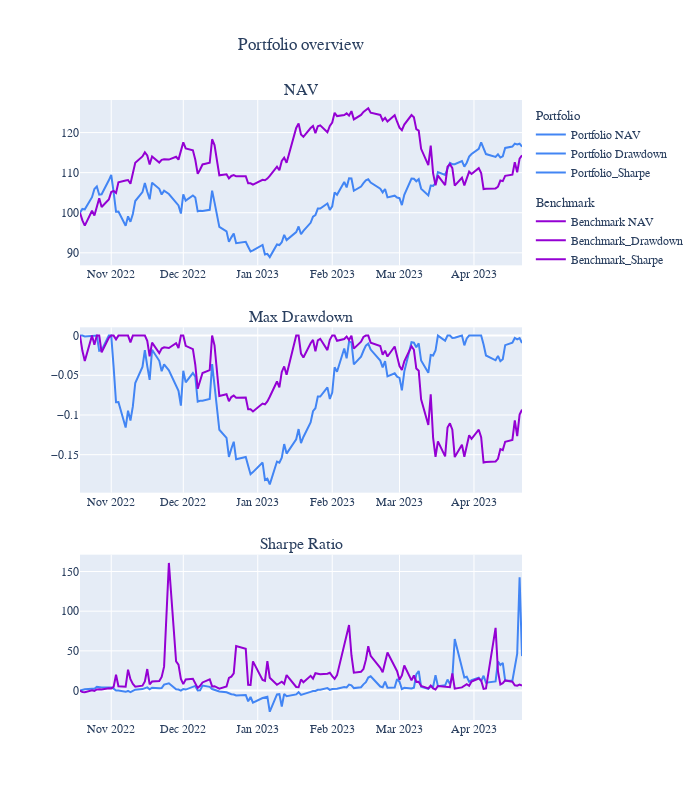

Write notebook code for a chart like this one.
### Code cell
fig = make_subplots(rows=3, cols=1, 
                    subplot_titles=("NAV", "Max Drawdown", "Sharpe Ratio" ), vertical_spacing=0.1)
                    
fig.update_layout(title_text="Portfolio overview", 
                  title_x=0.5, 
                  title_xanchor="center", 
                  title_xref="paper", 
                  height=800, 
                  width=700,
                  font=dict(family="Consolas")
                  )  
                  
# add NAV plot
set_Date_as_x = df['Date']

# Portfolio NAV
fig.add_scatter(x=set_Date_as_x, y=Portfolio_nav, name=f"Portfolio NAV",
                legendgroup="Portfolio", legendgrouptitle_text="Portfolio", row=1, col=1, 
                line=dict(color="#4285F4", width=2))

fig.add_scatter(x=set_Date_as_x, y=Benchmark_nav, name=f"Benchmark NAV",
                legendgroup="Benchmark", legendgrouptitle_text="Benchmark", row=1, col=1, 
                line=dict(color="darkviolet", width=2))
# Portfolio Drawdown
fig.add_scatter(x=set_Date_as_x, y=drawdown, name=f"Portfolio Drawdown",
                legendgroup="Portfolio", legendgrouptitle_text="Drawdown", row=2, col=1, 
                line=dict(color="#4285F4", width=2))

fig.add_scatter(x=set_Date_as_x, y=Benchmark_drawdown, name=f"Benchmark_Drawdown",
                legendgroup="Benchmark", legendgrouptitle_text="Benchmark_Drawdown", row=2, col=1, 
                line=dict(color="darkviolet", width=2))
# Portfolio Sharpe
fig.add_scatter(x=set_Date_as_x, y=Portfolio_sharpe, name=f"Portfolio_Sharpe",
                legendgroup="Portfolio", legendgrouptitle_text="Portfolio_sharpe", row=3, col=1, 
                line=dict(color="#4285F4", width=2))

fig.add_scatter(x=set_Date_as_x, y=Benchmark_sharpe, name=f"Benchmark_Sharpe",
                legendgroup="Benchmark", legendgrouptitle_text="Benchmark_sharpe", row=3, col=1, 
                line=dict(color="darkviolet", width=2))
fig.show()
